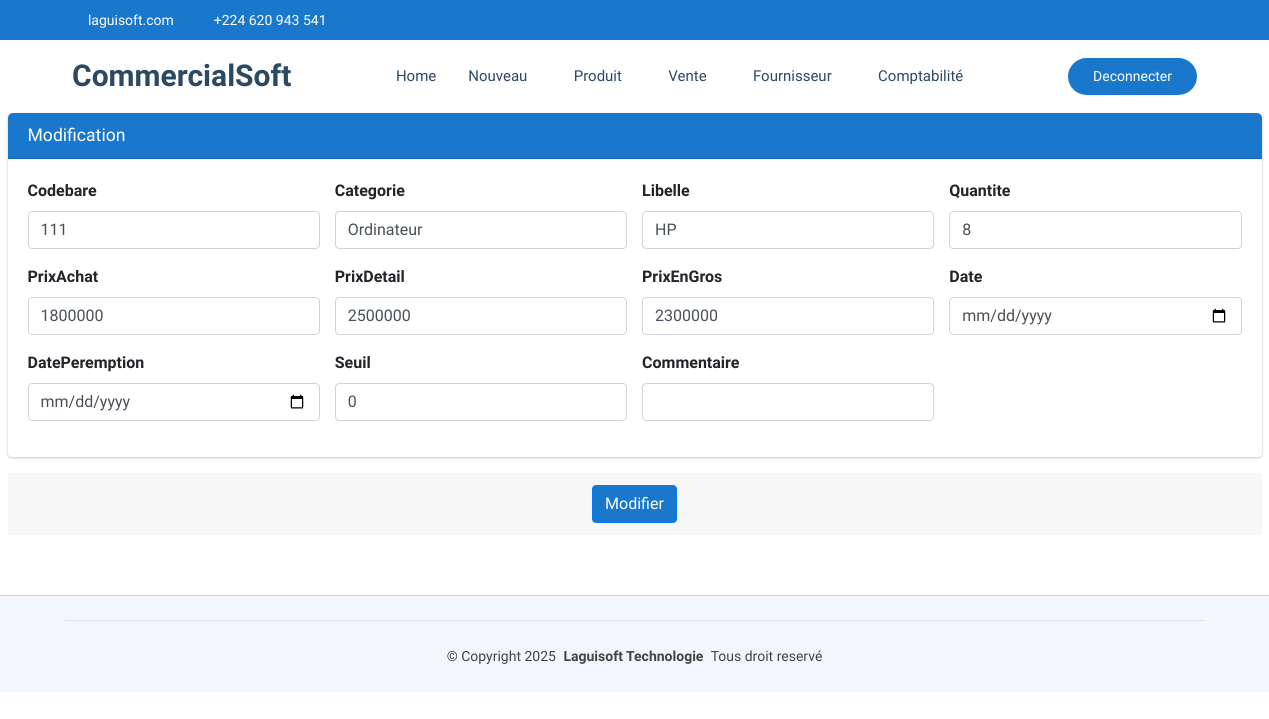
Screenshot of /commerce/produit/modification/1/ (signed in) with the database file from the repository.
### CommercialSoft/models.py (models this page shows, shortened)
class Produit(models.Model):
    codebare=models.CharField(max_length=100, unique=True, null=True, blank=True)
    categorie=models.ForeignKey(Categorie, on_delete=models.SET_NULL, null=True, blank=True)
    libelle=models.CharField(max_length=60, unique=True)
    quantite=models.IntegerField()
    prixAchat=models.DecimalField(max_digits=30, decimal_places=0)
    prixEnGros=models.DecimalField(max_digits=30, decimal_places=0)
    prixDetail=models.DecimalField(max_digits=30, decimal_places=0)
    autrePrix=models.DecimalField(max_digits=30, decimal_places=0, default=0)
    date=models.DateField(default=timezone.now)
    datePeremption=models.DateField(default=timezone.now)
    seuil=models.PositiveIntegerField(default=0)
    commentaire=models.CharField(max_length=60, null=True, blank=True)
    quantiteTotal=models.PositiveBigIntegerField(default=0)

### CommercialSoft/views.py (the view)
# urls.py: path('produit/modification/<int:pk>/', views.produit_edit,name="commerce_produitEdit"),
@login_required
@user_passes_test(est_admin_ou_gestionnaire)
def produit_edit(request, pk):
    produit = get_object_or_404(Produit, pk=pk)
    if request.method == "POST":
        form = ProduitForm(request.POST, instance=produit)
        if form.is_valid():
            form.save()
            messages.success(request, "Produit mise à jour avec succès!")
            return redirect('commerce_produit')
        else:
            messages.error(request, "Erreur lors de la mise à jour de la produit.")
    else:
        form = ProduitForm(instance=produit)
    return render(request, 'CommercialSoft/modification.html', {'form': form})

### CommercialSoft/forms.py
class ProduitForm(forms.ModelForm):
    class Meta:
        model = Produit
        fields = ['codebare','categorie','libelle','quantite','prixAchat','prixDetail','prixEnGros','date','datePeremption','seuil','commentaire']
        widgets = {
            'codebare': forms.TextInput(attrs={'class': 'form-control'}),
            'categorie': forms.Select(attrs={'class': 'form-control'}),
            'libelle': forms.TextInput(attrs={'class': 'form-control'}),
            'quantite': forms.NumberInput(attrs={'class': 'form-control'}),
            'prixAchat': forms.NumberInput(attrs={'class': 'form-control'}),
            'prixDetail': forms.NumberInput(attrs={'class': 'form-control'}),
            'prixEnGros': forms.NumberInput(attrs={'class': 'form-control'}),
            'date': forms.DateInput(attrs={'class': 'form-control', 'type': 'date','id':'idDateEnregistrement'}),
            'datePeremption': forms.DateInput(attrs={'class': 'form-control', 'type': 'date','id':'idDatePeremption'}),
            'seuil': forms.NumberInput(attrs={'class': 'form-control'}),
            'commentaire': forms.TextInput(attrs={'class': 'form-control'}),
        }

### CommercialSoft/models.py (called while the page is built)
    def __str__(self):
        return self.nom

### CommercialSoft/views.py (called while the page is built)
def est_admin_ou_gestionnaire(user):
    return (
        user.groups.filter(name="Administrateur").exists()
        or user.groups.filter(name="Gestionnaire").exists()
    )

### CommercialSoft/templates/CommercialSoft/modification.html (shortened to what this page needs)
{% extends "CommercialSoft/starter-page.html" %}
{% load static %}
{% block css %}
    <link rel="stylesheet" href="{% static 'autre/plugins/fontawesome-free/css/all.min.css' %}">
    <link rel="stylesheet" href="https://code.ionicframework.com/ionicons/2.0.1/css/ionicons.min.css">
  <link rel="stylesheet" href="{% static 'autre/plugins/sweetalert2-theme-bootstrap-4/bootstrap-4.min.css' %}">
    <link rel="stylesheet" href="{% static 'autre/dist/css/adminlte.min.css' %}">
    <link rel="stylesheet" href="{% static 'autre/plugins/toastr/toastr.min.css' %}">
{% endblock %}
{% block corp %}
<section class="content pt-0">
  <div class="container-fluid">
    <div class="row">
      <div class="col-md-12">
        <div class="card card-primary">
          <div class="card-header">
            <h3 class="card-title">Modification</h3>
          </div>
          <form role="form" action="" class="form-horizontal" method="post">
            <div class="card-body">
              <div class="row justify-content-center">
                  {% for field in form %}
                  <div class="col-md-3">
                      <div class="form-group">
                          <label class="form-label">{{ field.label }}</label>
                          {{ field }}
                      </div>
                  </div>
                  {% if forloop.counter|divisibleby:4 %}
                  </div><div class="row">
                  {% endif %}
                  {% endfor %}
              </div>
            </div>
            </div>
            <div class="card-footer text-center">
              <button type="submit" class="btn btn-primary">Modifier</button>
            </div>
        </div>
      </div>
    </div>
</section>
  {% endblock %}

### CommercialSoft/static/clinique/assets/css/main.css (style rules this page uses)
:root { --default-font: "Roboto", system-ui, -apple-system, "Segoe UI", Roboto, "Helvetica Neue", Arial, "Noto Sans", "Liberation Sans", sans-serif, "Apple Color Emoji", "Segoe UI Emoji", "Segoe UI Symbol", "Noto Color Emoji"; --heading-font: "Poppins", sans-serif; --nav-font: "Raleway", sans-serif; }
:root { --background-color: #ffffff; --default-color: #444444; --heading-color: #2c4964; --accent-color: #1977cc; --surface-color: #ffffff; --contrast-color: #ffffff; }
:root { --nav-color: #2c4964; --nav-hover-color: #1977cc; --nav-mobile-background-color: #ffffff; --nav-dropdown-background-color: #ffffff; --nav-dropdown-color: #2c4964; --nav-dropdown-hover-color: #1977cc; }
:root { scroll-behavior: smooth; }
body { color: var(--default-color); background-color: var(--background-color); font-family: var(--default-font); }
h1, h2, h3, h4, h5, h6 { color: var(--heading-color); font-family: var(--heading-font); }
section, .section { color: var(--default-color); background-color: var(--background-color); padding: 60px 0; scroll-margin-top: 72px; overflow: clip; }

### rows the page displays
Produit: form "111" "Ordinateur" "HP" "8" "1800000" "2500000" "2300000" "0"

### other values shown
{{ field.label }} "Codebare" "Categorie" "Libelle" "Quantite" "PrixAchat" "PrixDetail" "PrixEnGros" "Date" "DatePeremption" "Seuil" "Commentaire"
